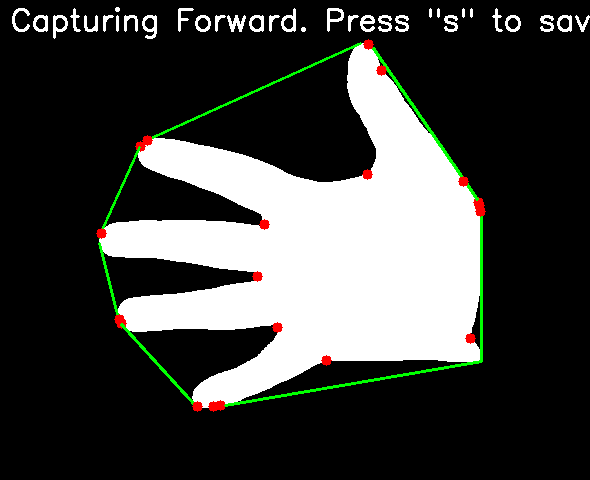
#> input picture GC/p3-Python-scripts/Defects_test.png, 590 x 480 px, given in place of the camera
$ python GCv2-Debugging.py
#> lines starting #> are read from the running program, lines starting #| are printed output that depends on the picture; after the words box and inside, x2 and y2 are one past the last pixel; in counts of white or black regions, pixels touching at a corner belong together
import cv2
import numpy as np

def getBinaryVideo(frame):
    # Convert the frame to grayscale, for easier manipulation
    gray_frame = cv2.cvtColor(frame, cv2.COLOR_BGR2GRAY)
    _, binaryImg = cv2.threshold(gray_frame, 150, 255, cv2.THRESH_BINARY)

    return binaryImg
def getConvexityDefects(contours, img):
    hull = cv2.convexHull(contours,returnPoints = False)
    defects = cv2.convexityDefects(contours,hull)

    for i in range(defects.shape[0]):
        s,e,f,d = defects[i,0]
        start = tuple(contours[s][0])
        end = tuple(contours[e][0])
        far = tuple(contours[f][0])
        cv2.line(img,start,end,[0,255,0],2)
        cv2.circle(img,far,5,[0,0,255],-1)
    return img

import cv2
import numpy as np


def close_application():
    print("Closing application")
    cap.release()
    cv2.destroyAllWindows()


# Open the camera
cap = cv2.VideoCapture(1)

while True:
    # Capture frame-by-frame
    ret, frame = cap.read()
#> frame is the input picture: shape (480, 590, 3); mean B, G, R 63, 65.8, 64.3
    if not ret:
        print("Error: Failed to capture image")
        close_application()
        break

    raw_frame = cv2.flip(frame, 1)  # Flip the frame horizontally (mirror effect)
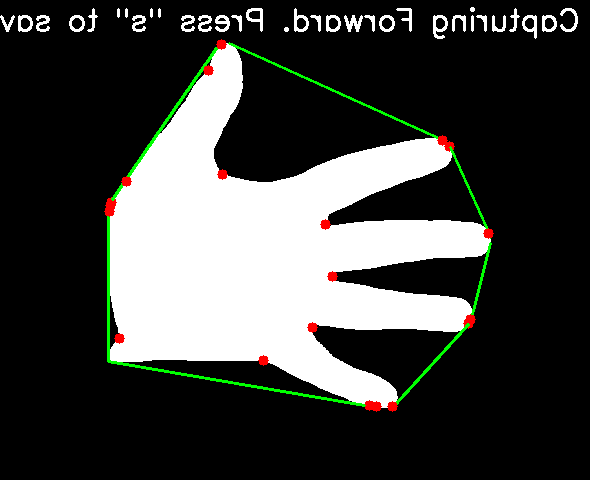
#> raw_frame: shape (480, 590, 3); mean B, G, R 63, 65.8, 64.3


    binary_frame = getBinaryVideo(raw_frame)
#> in getBinaryVideo, `gray_frame = cv2.cvtColor(frame, cv2.COLOR_BGR2GRAY)`:
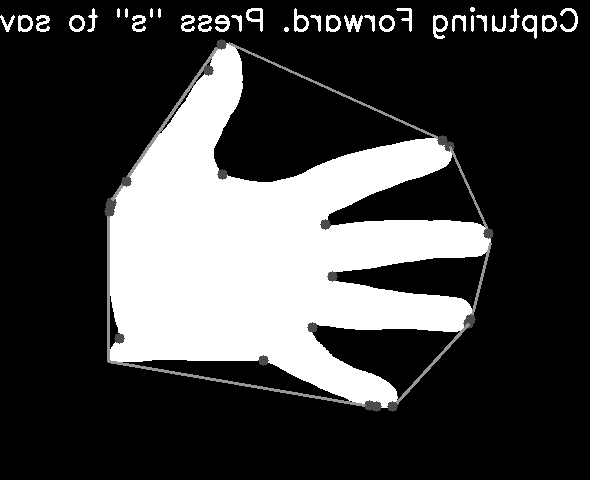
#> gray_frame: shape (480, 590); min 0, max 255, mean 65
#> in getBinaryVideo, `_, binaryImg = cv2.threshold(gray_frame, 150, 255, cv2.THRESH_BINARY)`:
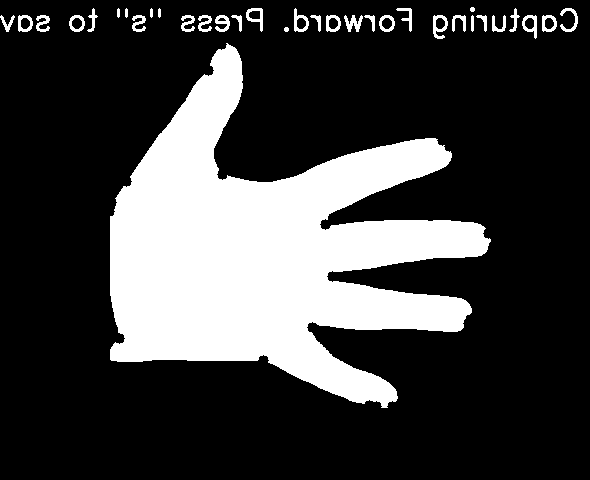
#> binaryImg: shape (480, 590); 24.7% white; 34 white regions
    contoursLive, _ = cv2.findContours(binary_frame, cv2.RETR_TREE, cv2.CHAIN_APPROX_SIMPLE)
#> contoursLive = 44 contours, 6 with area under 20; largest, box (x1, y1, x2, y2) and area: (110, 43, 491, 408) 65377, (433, 15, 448, 39) 228, (246, 8, 263, 32) 212, (522, 15, 537, 39) 212, (294, 8, 309, 32) 212


    frame = getConvexityDefects(contoursLive[0], binary_frame)
#> in getConvexityDefects, `hull = cv2.convexHull(contours,returnPoints = False)`: hull = 24 values, max 863 at index 0, min 0 at index 23, mean 328.5
#> in getConvexityDefects, `defects = cv2.convexityDefects(contours,hull)`: defects = 18 rows, first 6: [0, 8, 4, 922], [9, 71, 24, 2569], [71, 81, 80, 198], [81, 100, 95, 1404], [100, 108, 101, 142], [108, 122, 118, 891]
#> the loop in getConvexityDefects, `for i in range(defects.shape[0]):` made 18 passes
#> (s, e, f, d, start, end, far) on passes 1 to 12: (0, 8, 4, 922, (226, 43), (218, 49), (224, 49)), (9, 71, 24, 2569, (216, 51), (149, 148), (213, 73)), (71, 81, 80, 198, (149, 148), (138, 164), (141, 161)), (81, 100, 95, 1404, (138, 164), (123, 186), (131, 184)), (100, 108, 101, 142, (123, 186), (115, 198), (123, 187)), (108, 122, 118, 891, (115, 198), (110, 216), (115, 211)), (122, 159, 145, 3840, (110, 216), (110, 359), (125, 338)), (160, 271, 174, 8186, (111, 360), (381, 407), (263, 354)), (272, 280, 276, 922, (387, 407), (395, 401), (389, 401)), (281, 389, 361, 29942, (396, 400), (463, 327), (307, 324)), (389, 398, 395, 873, (463, 327), (471, 312), (465, 316)), (398, 497, 449, 38241, (471, 312), (490, 241), (326, 276))
#> after the loop in getConvexityDefects, `for i in range(defects.shape[0]):`:
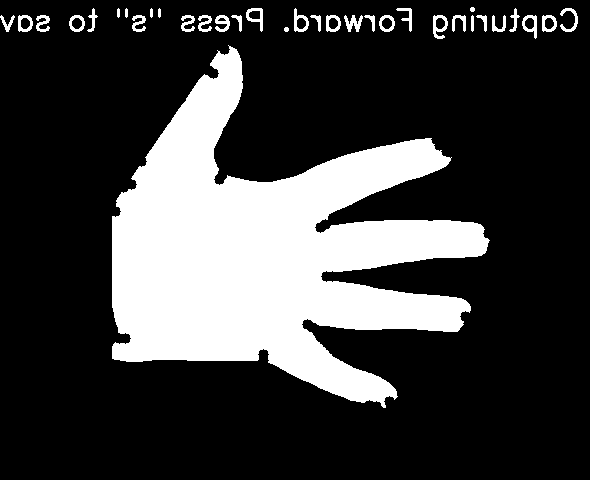
#> img: shape (480, 590); 24.2% white; 34 white regions, largest, box (x1, y1, x2, y2) and area: (112, 45, 490, 408) 65055, (433, 15, 448, 39) 186, (344, 15, 363, 32) 174

    cv2.imshow('Cropped feed', frame)


    #Define the key press
    key = cv2.waitKey(1) & 0xFF
#> (key q is pressed here)
    if key == ord('q'):
        close_application()
